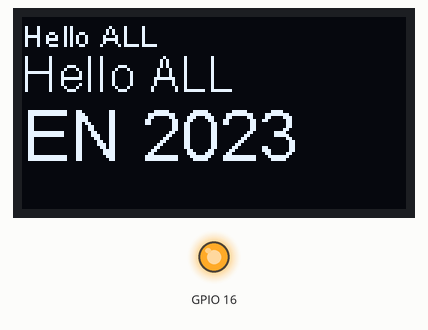
This sketch was run on a simulated ESP32. On the bench: 128×64 one-colour display, output pins drawn as LEDs (lit = HIGH).

Above: at 0.1 s.

The sketch:

WEMOS-LOLIN32-DEMOTEXT.ino
```cpp
// OLED
#include <Wire.h>         // Only needed for Arduino 1.6.5 and earlier
#include "SSD1306Wire.h"  // legacy: #include "SSD1306.h"

SSD1306Wire display(0x3c, 4, 15);  // กำหนดตำแหน่ง address และขา SDA , SCL ของจอ OlED

#define DEMO_DURATION 3000

void setup() {

  pinMode(16, OUTPUT);
  digitalWrite(16, 1);  // กำหนดขา Reset ของ OLED

  // Initialising the UI will init the display too.
  display.init();

  display.flipScreenVertically();
  display.setFont(ArialMT_Plain_10);
}

void drawFontFaceDemo() {
  // Font Demo1
  // create more fonts at http://oleddisplay.squix.ch/
  display.setTextAlignment(TEXT_ALIGN_LEFT);
  display.setFont(ArialMT_Plain_10);
  display.drawString(0, 0, "Hello ALL");
  display.setFont(ArialMT_Plain_16);
  display.drawString(0, 10, "Hello ALL");
  display.setFont(ArialMT_Plain_24);
  display.drawString(0, 26, "EN 2023");
}

void loop() {
  // clear the display
  display.clear();
  // draw the current demo method
  drawFontFaceDemo();

  display.setTextAlignment(TEXT_ALIGN_RIGHT);
  display.drawString(10, 128, String(millis()));
  // write the buffer to the display
  display.display();
  delay(10);
}
```
